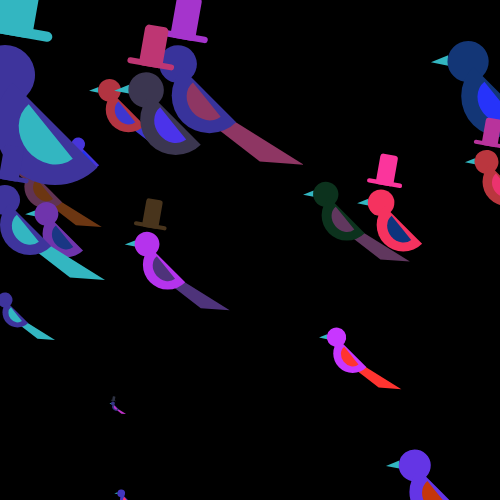
Frame 1 (no input)
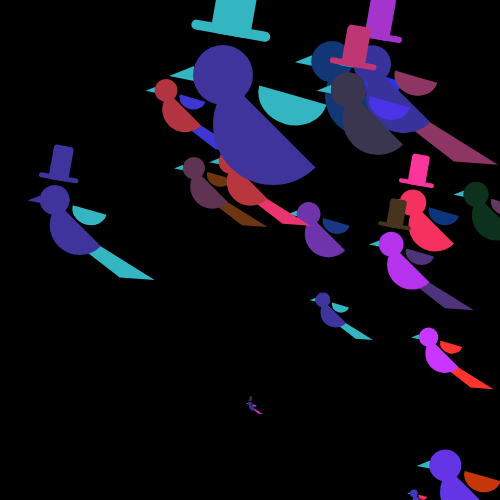
Frame 60 (no input)
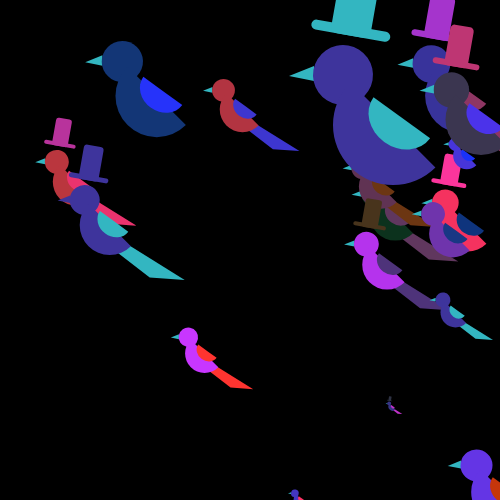
Frame 120 (the mouse pressed at the canvas centre since frame 60)

The p5.js sketch that drew these frames (run headless with seeded random() and noise() and a simulated clock; from frame 60 on, the mouse is pressed at the canvas centre):

// p5.js sketch
// ── sketch.js
let b1;
let b2;
let b3;
let bc = [];
let wc = [];

let count = 100;
let loX = new Array(count);
let colorsR = new Array(count);
let colorsG = new Array(count);
let colorsB = new Array(count);

let wingrt = 1;
let speedw = 5;

let speedx= 2; 
let lx= 5;

let lx2= 0.2;
let speedx2 = 0.5;

let birdArray = new Array(15);

// rmBird (lx,ly,sc,dc,mc,wc,tail,deco,rt,bc,speedx)
// lx;  // x location
// ly;  // y location
// sc;  // scale
// dc;  // hat color
// mc;  // body + head color
// wc;  // wing color
// tail; // tail on (1) or off 
// deco; // hat on (1) or off
// rt; // wing rotation
// bc; // beak color 
// speedx;//custom speedx


function setup() {
  createCanvas(500,500);
  background(20);
  fill(255);

  for (let i = 0; i < loX.length; i++) {
    colorsR[i] = int(random(0, 255));
    colorsG[i] = int(random(50, 55));
    colorsB[i] = int(random(10, 255));
  }



  bc = [colorsR[2],colorsG[50],colorsB[30]];
  wc = [colorsG[0],colorsR[0],colorsB[0]];


  b1 = new rmBird (lx,75,1,wc,bc,wc,0,1,0,wc,speedx);  
  b2 = new rmBird (lx,200,0.5,bc,bc,wc,1,1,0,bc,speedx);
  b3 = new rmBird (lx,300,0.25,wc,bc,wc,1,0,0,wc,speedx);

  
  for (let i = 0;  i < birdArray.length;i++) {

    let randomTail = int(random(0, 2));  
    let randomHat = int(random(0, 2));
    let randomSpeed = random(0.1, 5);

    birdArray[i] = new rmBird(
    random(0, width),
    random(10,500),
    random(0.05,0.75),
    [random(0, 255), random(50, 55), random(10, 255)],
    [random(0, 255), random(50, 55), random(10, 255)],
    [random(0, 255), random(50, 55), random(10, 255)],
    randomTail,
    randomHat,
    0,
    wc,
    randomSpeed);
  }

}


function draw() {
  background(0);

  // console.log(speedx + " ");
  // console.log(speedw + " ");
  // console.log(speedx2 + " ");
  // console.log(birdArray[14].speed);


  if (wingrt <-30 || wingrt > 20){
    speedw = -speedw;
  }
  wingrt += speedw;

  for (let i = 0;i < birdArray.length;i++) {
    birdArray[i].moveBird(); 
    birdArray[i].birdRot(wingrt,birdArray[i].lx);
    birdArray[i].specialHat();
    birdArray[i].hatToggle();
}


   if (lx < 0 || lx > width-250) {
    speedx = -speedx;
    }
  if (lx2 < 0 || lx2 > width-250) {
    speedx2 = -speedx2;
    }
  
   
  
    lx += speedx;
    lx2 += speedx2;

  b1.birdRot(wingrt,lx+100);
  b2.birdRot(wingrt,lx2+25);
  b3.birdRot(wingrt,lx+200);
  b3.specialHat();


 }




// ── rmBird.js
class rmBird {

  lx;  // x location
  ly;  // y location
  sc;  // scale
  dc;  // hat color
  mc;  // body + head color
  wc;  // wing color
  tail; // tail on (1) or off 
  deco; // hat on (1) or off
  rt; // wing rotation
  bc; // beak color 
  speedx;//custom speedx
  
  constructor(llx,lly,lsc,ldc,lmc,lwc,ltail,ldeco,lrt,lbc,lspeedx,){
  
    this.lx = llx;
    this.ly = lly;
    this.sc = lsc;
    this.dc = ldc;
    this.mc = lmc;
    this.wc = lwc;
    this.tail = ltail;
    this.deco = ldeco;
    this.rt = lrt;
    this.bc = lbc;
    this.speedx = lspeedx
  
  }
  
   bird(llx) {
    push();
    noStroke();
    translate(this.lx,this.ly);
    this.lx += this.speedx; 
    this.lx = llx
    scale (this.sc);
    if (this.tail == 1) {
      push();
      this.rmTail(this.wc);
      pop();
      }
    this.rmHead(this.mc, this.bc, 0,0,this.deco, this.dc,10);
    this.rmBody(this.mc,this.wc,50,50,this.rt);
    pop();
  }
  
  birdRot(rot,llx){
    push();
    noStroke();
    translate(this.lx,this.ly);
    this.lx += this.speedx; 
    this.lx = llx 
      scale (this.sc);
    if (this.tail == 1) {
      push();
      this.rmTail(this.wc);
      pop();
      }
    this.rmHead(this.mc, this.bc, 0,0,this.deco, this.dc,10);
    this.rmBody(this.mc,this.wc,50,50,rot);
    pop();
  }
  
  moveBird() {
    push ();
      this.lx+=this.speedx;
      if (this.lx > width || this.lx < 0)  {
        this.speedx = -this.speedx;
      }
      pop();
    }
  
   specialHat (){
   
    if (key == 'b' || key == 'B'){  
    
      if (this.deco == 0 ){
        this.deco = 1;
        this.dc = color (random(200,255),random(0,255),random(100,255));
    
      } else {
        this.deco = 0;
        this.dc = color(random(200, 255), random(0, 255), random(100, 255));
      }
    }  
  }
  


  hatToggle(){
   
    if (key == 't' || key == 'T') {
      if (this.deco == 1 || this.deco == 0) {
        this.deco = 0;
      } 
    } 
      if (key == 'y' || key == 'Y') {
      if (this.deco == 0) {
        this.deco = 1;
        this.dc = color(random(200, 255), random(0, 255), random(100, 255)); // Change the hat color
      }
  }
  }

   rmBody( c, c2, lx, ly, rt) {
    
     fill(c);
     push();
     translate(lx, ly);
     rotate(radians(45));
     arc(0,0, 120, 120, 0, PI);
     pop();
  
     push ();
     rotate(radians(rt));
    this.rmWing(c2,lx,ly);
    pop();
  
  }
  
  
   rmWing (c2, lx, ly){
  
    fill(c2);
    push();
    translate(lx, ly);
    rotate(radians(45));
    arc(2,0, 70, 60, 0, PI);
    pop();
  
  }
  
   rmHead(c, c2, lx, ly, hat, c3, rot ) {
    this.rmBeak (c2,lx-29,ly+6);
    fill(c);
   push();
   translate(lx, ly);
   rotate(radians(rot));
  
   // if hat = 1 u get a hat, if hat isnt 1 then u dont get a hat
   if (hat == 1) {
    push();
    translate (-20,-30);
    fill(c3);
    rect(-20, -20 ,80,10,7);
    rect(0, -80 ,40,70,7);
    pop();
    }
  
   ellipse(0,0,60,60);
   pop();
  
   
  }
  
   rmBeak (c2,lx,ly){
  
    push();
   
    fill(c2);
    translate(lx, ly);
    rotate(radians(-180));
    triangle(0, 0, 25, 5, 0, 15);
    pop();
  
  }
  
   rmTail (wc){
  
    push();
    beginShape();
    fill(wc);
    vertex(20, 70);
    vertex(43, 62);
    vertex(200, 160);
    vertex(130, 155);
    endShape(CLOSE);
    pop();
  
  }
  
}

  
